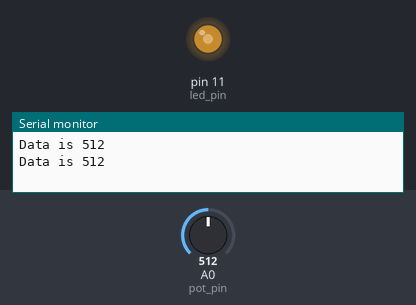
This sketch was run on a simulated Arduino Uno, built with avr-gcc and run on an emulated ATmega328P. Parts: output pins drawn as LEDs (lit = HIGH), the last lines printed to the serial monitor. The test bench sets the inputs (shaded band); at power-on: A0 (pot_pin) = 512.

Above: at 1.8 s.
1.9 s: A0 (pot_pin) set to 716
At 3.2 s:
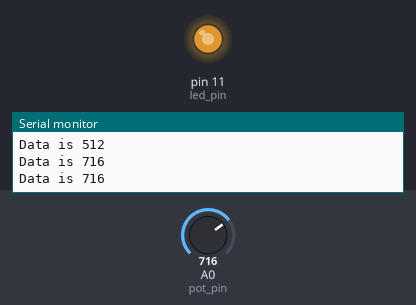
3.5 s: A0 (pot_pin) set to 900
At 4.8 s:
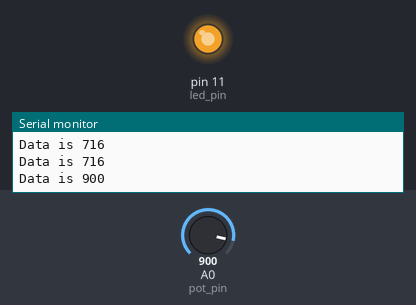
5.5 s: A0 (pot_pin) set to 122
At 6.3 s:
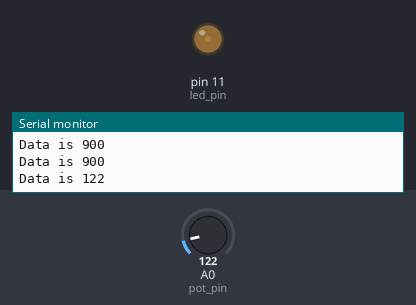
7.5 s: A0 (pot_pin) set to 0
At 9.0 s:
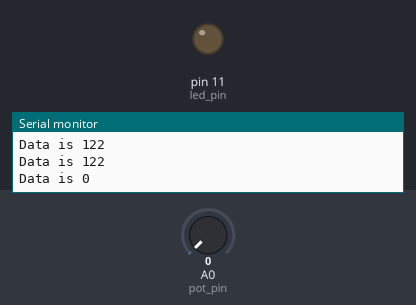
Timing chart, 0 to 10.5 s (numbered marks = the images above; inputs shaded):
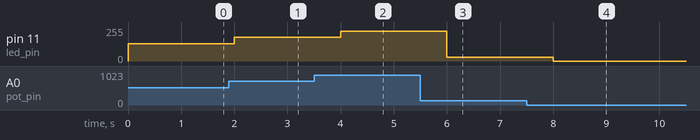

The sketch:

Advanced_task01.ino
```cpp
const int pot_pin = A0;
const int led_pin = 11;

void setup() {
  pinMode(led_pin, OUTPUT);

  Serial.begin(9600);
}

void loop() {
  // Read potentiometer
  int analog_value = analogRead(pot_pin);

  // analogRead: 0~1023
  // analogWrite: 0~255
  int led_value = analog_value / 4;

  // Control LED brightness
  analogWrite(led_pin, led_value);

  // Print analog value
  Serial.print("Data is ");
  Serial.println(analog_value);

  delay(1000);
}
```

Measured:
- after the input at 1.9 s, pin 11 (led_pin): 128/255 → 179/255 after 0.10 s
- after the input at 3.5 s, pin 11 (led_pin): 179/255 → 225/255 after 0.50 s
- after the input at 5.5 s, pin 11 (led_pin): 225/255 → 30/255 after 0.50 s
- after the input at 7.5 s, pin 11 (led_pin): 30/255 → 0/255 after 0.50 s
